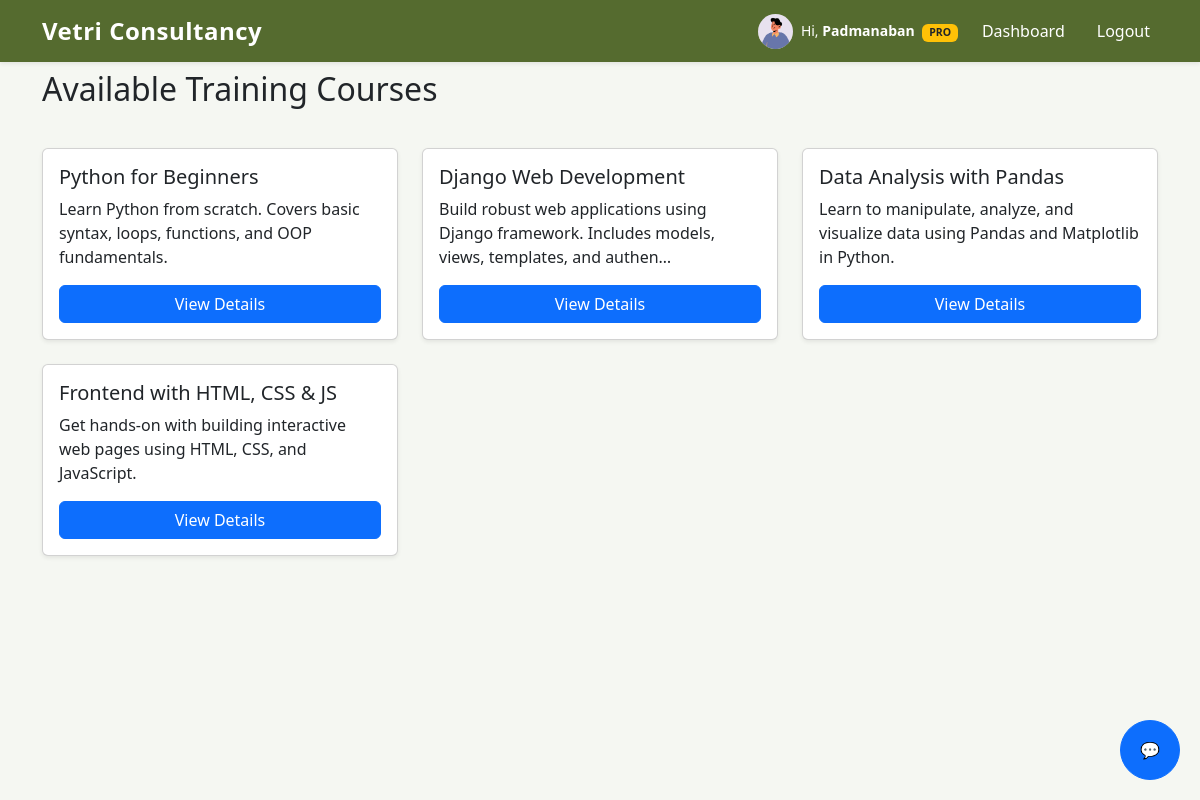
The page /training/ (signed in) on the database its author committed.
### accounts/models.py (models this page shows, shortened)
class User(AbstractUser):
    ROLE_CHOICES = (
        ('CANDIDATE', 'Candidate'),
        ('CONSULTANT', 'Consultant'),
        ('ADMIN', 'Admin'),
    )
    username = None
    email = models.EmailField(unique=True)
    role = models.CharField(max_length=20, choices=ROLE_CHOICES, default='CANDIDATE')
    USERNAME_FIELD = 'email'
    REQUIRED_FIELDS = []
    objects = CustomUserManager()

### profiles/models.py (models this page shows, shortened)
class CandidateProfile(models.Model):
    user = models.OneToOneField(
        settings.AUTH_USER_MODEL,
        on_delete=models.CASCADE,
        related_name='profile'
    )
    first_name = models.CharField(max_length=50, blank=True)
    last_name = models.CharField(max_length=50, blank=True)
    phone = models.CharField(max_length=20, blank=True)
    location = models.CharField(max_length=100, blank=True)
    experience_years = models.DecimalField(
        max_digits=4, decimal_places=1, null=True, blank=True
    )
    skills = models.TextField(blank=True, help_text="Comma-separated skills")
    resume = models.FileField(
        upload_to=user_resume_path,
        validators=[
            FileExtensionValidator(allowed_extensions=['pdf', 'doc', 'docx']),
            validate_file_size_5mb
        ],
        null=True,
        blank=True
    )
    profile_image = models.ImageField(
        upload_to=user_profile_image_path,
        null=True,
        blank=True
    )
    bio = models.TextField(blank=True, null=True)
    linkedin = models.URLField(blank=True, null=True)
    github = models.URLField(blank=True, null=True)
    created_at = models.DateTimeField(default=timezone.now)
    updated_at = models.DateTimeField(auto_now=True)

### training/models.py (models this page shows, shortened)
class Course(models.Model):
    title = models.CharField(max_length=200)
    description = models.TextField()
    created_at = models.DateTimeField(default=timezone.now)
    updated_at = models.DateTimeField(auto_now=True)

### training/views.py (the view)
# urls.py: path('', views.course_list_view, name='course_list'),
@login_required
def course_list_view(request):
    courses = Course.objects.all()
    candidate = request.user.profile  # CandidateProfile
    enrolled_course_ids = candidate.enrollments.values_list('course_id', flat=True)
    return render(request, 'training/course_list.html', {
        'courses': courses,
        'enrolled_course_ids': enrolled_course_ids,
    })

### subscriptions/models.py (called while the page is built)
    def is_pro(self):
        if self.plan != 'PRO':
            return False
        if self.end_date and self.end_date < timezone.now():
            return False
        return True

### training/templates/training/course_list.html
{% extends "base.html" %}
{% block content %}
<h2>Available Training Courses</h2>
<div class="row g-4 mt-3">
    {% for course in courses %}
    <div class="col-md-4">
        <div class="card h-100 shadow-sm">
            <div class="card-body d-flex flex-column">
                <h5 class="card-title">{{ course.title }}</h5>
                <p class="card-text">{{ course.description|truncatechars:100 }}</p>
                <a href="{% url 'training:course_detail' course.id %}" class="btn btn-primary mt-auto">
                    View Details
                </a>
            </div>
        </div>
    </div>
    {% empty %}
    <p>No courses available at the moment.</p>
    {% endfor %}
</div>
{% endblock %}

### templates/base.html (shortened to what this page needs)
{% load static %}
<!DOCTYPE html>
<html lang="en">
<head>
    <link rel="stylesheet" href="https://cdn.jsdelivr.net/npm/bootstrap-icons@1.10.5/font/bootstrap-icons.css">
    <link href="https://cdn.jsdelivr.net/npm/bootstrap@5.3.3/dist/css/bootstrap.min.css" rel="stylesheet">
</head>
<body>
    {% if not hide_nav %}
    <nav class="navbar navbar-expand-lg fixed-top shadow-sm">
        <div class="container">
            <a class="navbar-brand logo"
                href="{% if user.is_authenticated %}{% url 'jobs:jobs_list' %}{% else %}{% url 'accounts:login' %}{% endif %}">
                Vetri Consultancy
            </a>
            <div class="collapse navbar-collapse" id="navbarNav">
                <ul class="navbar-nav ms-auto align-items-center gap-3">
                    {% if user.is_authenticated %}
<li class="nav-item d-flex align-items-center gap-2">
    {% if user.role == 'CANDIDATE' %}
        {% if user.profile.profile_image %}
            <img src="{{ user.profile.profile_image.url }}"
                 alt="Profile"
                 class="rounded-circle"
                 width="35"
                 height="35"
                 style="object-fit: cover;">
        {% endif %}
        <span class="text-white small">
            Hi,
            <strong>{{ user.profile.first_name|default:user.email }}</strong>
            {% if user.subscription.is_pro %}
                <span class="badge bg-warning text-dark ms-1">PRO</span>
            {% else %}
                <span class="badge bg-secondary ms-1">FREE</span>
            {% endif %}
        </span>
    {% elif user.role == 'CONSULTANT' %}
</li>
                    <li class="nav-item">
                        <a class="nav-link {% if request.resolver_match.url_name == 'dashboard' and request.resolver_match.app_name == 'accounts' %}active{% endif %}"
                            href="{% url 'accounts:dashboard' %}">
                            Dashboard
                        </a>
                    </li>
                    <li class="nav-item">
                        <form method="post" action="{% url 'accounts:logout' %}">
                            <button type="submit" class="logout-btn nav-link">Logout</button>
                        </form>
                    </li>
                    {% endif %}
                </ul>
            </div>
        </div>
    </nav>
    {% endif %}
    <div class="container">
        {% block content %}{% endblock %}
    </div>
<button id="chatbotBtn" class="btn btn-primary" style="position:fixed; bottom:20px; right:20px; border-radius:50%; width:60px; height:60px;">
    💬
</button>
</body>
</html>

### templates/base.html (style rules this page uses)
body { padding-top: 70px; background-color: #F5F7F2; }
.navbar { background-color: #556B2F !important; }
.navbar .nav-link, .navbar-brand { color: #ffffff !important; font-weight: 500; }
.logo { font-weight: bold; font-size: 1.5rem; letter-spacing: 0.5px; }
.logout-btn { color: #ffffff; background: none; border: none; padding: 0; }

### rows shown on the page
User: profile.profile_image (picture), profile.first_name "Padmanaban"
Course: title "Python for Beginners", description "Learn Python from scratch. Covers basic syntax, loops, functions, and OOP fundamentals."
Course: title "Django Web Development", description "Build robust web applications using Django framework. Includes models, views, templates, and authen…"
Course: title "Data Analysis with Pandas", description "Learn to manipulate, analyze, and visualize data using Pandas and Matplotlib in Python."
Course: title "Frontend with HTML, CSS & JS", description "Get hands-on with building interactive web pages using HTML, CSS, and JavaScript."
